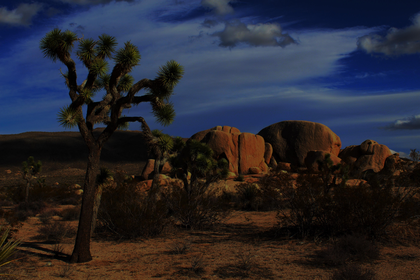
%> input picture Low_light/001_lowlight.png, 420 x 280 px, shrunk from 810 x 540 before the run
$ octave demo.m   (GNU Octave 9; MATLAB toolbox functions it lacks are replaced by stand-ins)
%> lines starting %> are read from the running program, lines starting %| are printed output that depends on the picture
%> further down, img1 is the input picture: size 280x420x3 uint8; mean R, G, B 39.2, 39, 48.9
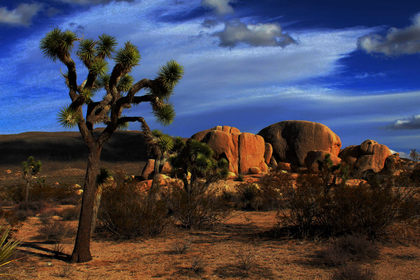
%> input picture Enhanced/001_Enhance_1.png, 420 x 280 px, shrunk from 810 x 540 before the run
%> further down, img2 is the input picture: size 280x420x3 uint8; mean R, G, B 69.4, 68.5, 84.9
### NLIEE_features.m
function feat = NLIEE_features(img1,img2)
%% pre-processing
%img1 low-light image
%img2 enhanced image
feat = [];
constant = 0.01;
% local mean and variance
img1_gray = double(rgb2gray(img1));
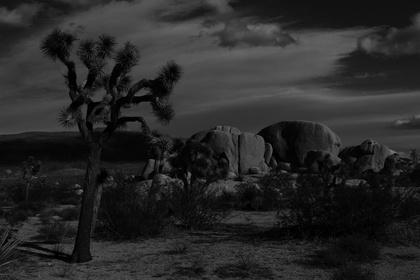
%> img1_gray: size 280x420 double; min 0, max 121, mean 40.2
img2_gray = double(rgb2gray(img2));
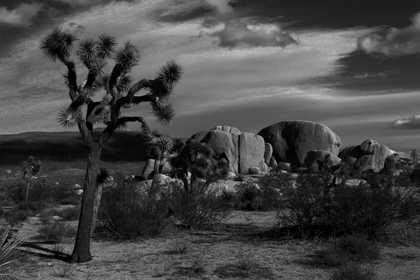
%> img2_gray: size 280x420 double; min 0, max 229, mean 70.6
win = fspecial('gaussian',7,7/6);
win = win/sum(sum(win));
mu1 = imfilter(img1_gray,win,'replicate');
mu_sq1 = mu1.*mu1;
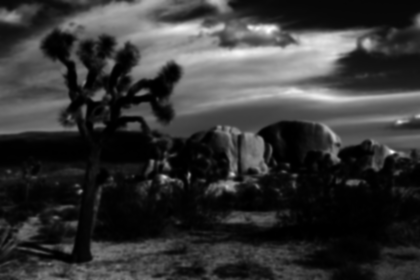
%> mu_sq1: size 280x420 double; min 0.398, max 10317.3, mean 2196.3; drawn with min black and max white
sigma1 = sqrt(abs(imfilter(img1_gray.*img1_gray,win,'replicate') - mu_sq1));
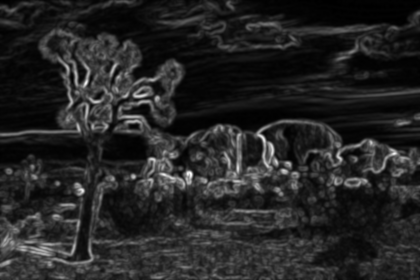
%> sigma1: size 280x420 double; min 2.38e-07, max 38.83, mean 5.8; drawn with min black and max white
mu2 = imfilter(img2_gray,win,'replicate');
mu_sq2 = mu2.*mu2;
sigma2 = sqrt(abs(imfilter(img2_gray.*img2_gray,win,'replicate') - mu_sq2));
% normalized local variance
nv1 = sigma1./(mu1+1);
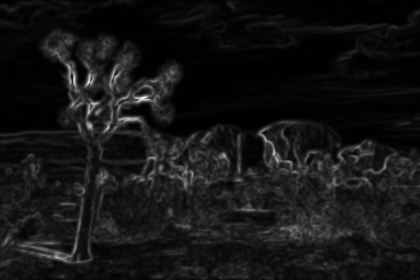
%> nv1: size 280x420 double; min 1.32e-08, max 2.5, mean 0.209; drawn with min black and max white
nv2 = sigma2./(mu2+1);
%% luminance gaussian parameter dim-1
structdis     = (img2_gray-mu2)./(sigma2+1);
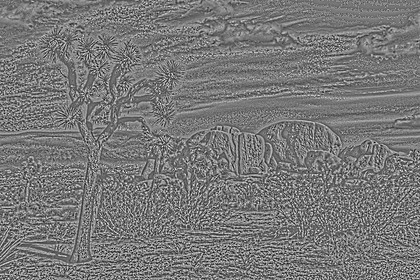
%> structdis: size 280x420 double; min -2.06, max 2.26, mean -0.0118; drawn with min black and max white
%> the run ends on the next line
[alpha overallstd]       = estimateggdparam(structdis(:));
feat                     = [feat alpha overallstd^2];
%% Color features dim-2
img1_hsv = rgb2hsv(img1);
img2_hsv = rgb2hsv(img2);
% h feature
h1 = entropy(img1_hsv(:,:,1));
h2 = entropy(img1_hsv(:,:,1));
h = h2/(h1+constant);
%s feature
s1 = entropy(img1_hsv(:,:,2));
s2 = entropy(img1_hsv(:,:,2));
s = s2/(s1+constant);
feat = [feat h s];
%% Noise feature dim-3
lowContrastArea = sigma1 < mean2(sigma1);
lowLightArea = mu1 < mean2(mu1);
noise_area = lowContrastArea & lowLightArea;
W = fspecial('gaussian',[5,5],1);
im_gaussian = imfilter(img2_gray, W, 'replicate');
im_median = medfilt2(img2_gray,[3,3]);
cha_gau = img2_gray - im_gaussian;
cha_jiaoyan = img2_gray - im_median;
feat = [feat nanmean(cha_gau(noise_area)) nanmean(cha_jiaoyan(noise_area))];
%% Overall Structure Similarity dim-4
% variance similarity
sigmaSIM = (2*sigma1.*sigma2)./(sigma1.^2+sigma2.^2);
sigmaSIM_mean = nanmean(sigmaSIM(:));
% normalized variance similarity
nvSIM = (2*nv1.*nv2)./(nv1.^2+nv2.^2);
nvSIM_mean = nanmean(nvSIM(:));
% normalize image similarity
imgNor1 = (img1_gray-mu1) ./ (sigma1+1)+3;
imgNor2 = (img2_gray-mu2) ./ (sigma2+1)+3;
imgNorSIM = (2*imgNor1.*imgNor2)./(imgNor1.^2+imgNor2.^2);
imgNorSIM_mean = nanmean(imgNorSIM(:));
% log edge similarity
img1_log = double(edge(img1_gray,'log'));
img2_log = double(edge(img2_gray,'log'));
logSIM =(2*img1_log.*img2_log+0.01)./(img1_log.^2+img2_log.^2+0.01);
logSIM_mean = nanmean(logSIM(:));
feat = [feat sigmaSIM_mean nvSIM_mean imgNorSIM_mean logSIM_mean];
%% Structure Enhancement features dim-4
% structure enhance in low light areas
feat =[ feat nanmean(sigmaSIM(lowLightArea)) nanmean(nvSIM(lowLightArea)) nanmean(imgNorSIM(lowLightArea)) nanmean(logSIM(lowLightArea))];
%% Over-enhancement features dim-4
% over-enhacnement in low contrast areas
highEnhancementArea = sigma2-sigma1 > mean2(sigma2-sigma1);
area = lowContrastArea & highEnhancementArea;
feat =[ feat nanmean(sigmaSIM(area)) nanmean(nvSIM(area)) nanmean(imgNorSIM(area)) nanmean(logSIM(area))];
end

### NLIEE_SVR.m
function score = NLIEE_SVR(img1,img2)
%% svm module
FeatureTest = NLIEE_features(img1,img2);
CurrentPath = pwd;
svrdir = strcat(pwd,'\SVR\');
cd (svrdir);
fid = fopen('test_ind.txt','w');
    for itr_im = 1:size(FeatureTest,1)
        for itr_param = 1:size(FeatureTest,2)
            fprintf(fid,'%d:%f ',itr_param,FeatureTest(itr_im,itr_param));
        end
        %fprintf(fid,'\n');
    end
fclose(fid);
delete test_ind_scaled
system('svm-scale -r range test_ind.txt >> test_ind_scaled');
system('svm-predict  -b 1  test_ind_scaled model output.txt>dump');
load output.txt;
score = output;
cd (CurrentPath);
end

### demo.m
% Input:  (1) img1: low-light image
%         (2) img2: enhacned image
% Output: (1) score: the quality score
%%
%  Please make sure that
%  demo.m, estimateggdparam.m, NLIEE_features.m, NLIEE_SVR.m, and file SVR
%  are in the same directory
img1 = imread('Low_light\001_lowlight.png');
img2 = imread('Enhanced\001_Enhance_1.png');
%img2 = imread('Low_light\001_Enhance_2.png');
%img2 = imread('Low_light\001_Enhance_3.png');
quality_score = NLIEE_SVR(img1,img2)
